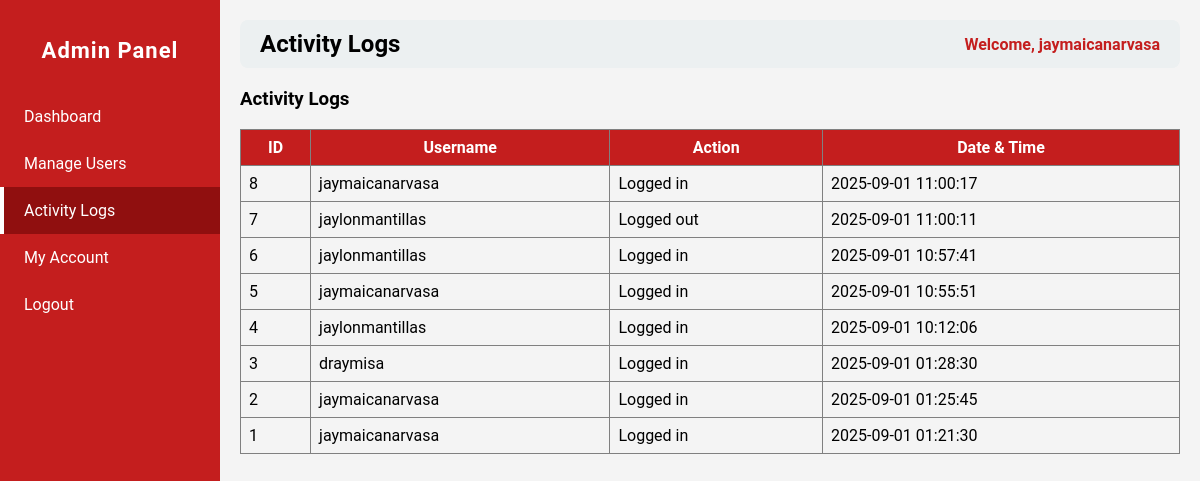
/admin.php?page=activity_logs (signed in), run on the app's committed database.
### tables this page shows
CREATE TABLE `logs` (
  `id` int(11) NOT NULL,
  `user_id` int(11) NOT NULL,
  `action` varchar(255) NOT NULL,
  `date_time` datetime NOT NULL DEFAULT current_timestamp()
);

CREATE TABLE `users` (
  `id` int(11) NOT NULL,
  `username` varchar(50) NOT NULL,
  `password` varchar(255) NOT NULL,
  `role` varchar(50) NOT NULL,
  `email` varchar(255) NOT NULL,
  `contact` varchar(50) NOT NULL,
  `status` varchar(50) NOT NULL,
  `img` varchar(255) NOT NULL
);

### admin_pages/activity_logs.php (the view)
<?php
$host = "localhost";
$dbname = "studisciplink";
$user = "root";
$pass = "";
try {
    $pdo = new PDO("mysql:host=$host;dbname=$dbname", $user, $pass);
    $pdo->setAttribute(PDO::ATTR_ERRMODE, PDO::ERRMODE_EXCEPTION);
    $stmt = $pdo->prepare("
        SELECT l.id, u.username, l.action, l.date_time
        FROM logs l
        JOIN users u ON l.user_id = u.id
        ORDER BY l.date_time DESC
    ");
    $stmt->execute();
    $logs = $stmt->fetchAll(PDO::FETCH_ASSOC);
} catch (PDOException $e) {
    die("Database error: " . $e->getMessage());
}
?>
<h3>Activity Logs</h3>
<table border="1" cellpadding="8" cellspacing="0" style="width:100%; border-collapse:collapse;">
    <thead style="background:#c41e1e; color:white;">
        <tr>
            <th>ID</th>
            <th>Username</th>
            <th>Action</th>
            <th>Date & Time</th>
        </tr>
    </thead>
    <tbody>
        <?php if ($logs): ?>
            <?php foreach ($logs as $log): ?>
                <tr>
                    <td><?php echo htmlspecialchars($log['id']); ?></td>
                    <td><?php echo htmlspecialchars($log['username']); ?></td>
                    <td><?php echo htmlspecialchars($log['action']); ?></td>
                    <td><?php echo htmlspecialchars($log['date_time']); ?></td>
                </tr>
            <?php endforeach; ?>
        <?php else: ?>
            <tr>
                <td colspan="4" style="text-align:center;">No activity logs found.</td>
            </tr>
        <?php endif; ?>
    </tbody>
</table>

### admin.php (style rules this page uses)
body { margin: 0; font-family: 'Roboto', sans-serif; background: #f4f4f4; }

### data on the page
logs: id "8", user.username "jaymaicanarvasa", action "Logged in", date_time "2025-09-01 11:00:17"
logs: id "7", user.username "jaylonmantillas", action "Logged out", date_time "2025-09-01 11:00:11"
logs: id "6", user.username "jaylonmantillas", action "Logged in", date_time "2025-09-01 10:57:41"
logs: id "5", user.username "jaymaicanarvasa", action "Logged in", date_time "2025-09-01 10:55:51"
logs: id "4", user.username "jaylonmantillas", action "Logged in", date_time "2025-09-01 10:12:06"
logs: id "3", user.username "draymisa", action "Logged in", date_time "2025-09-01 01:28:30"
logs: id "2", user.username "jaymaicanarvasa", action "Logged in", date_time "2025-09-01 01:25:45"
logs: id "1", user.username "jaymaicanarvasa", action "Logged in", date_time "2025-09-01 01:21:30"

### other printed values
str_replace('_',' ', $page) "Activity Logs"
$_SESSION['username'] "jaymaicanarvasa"
